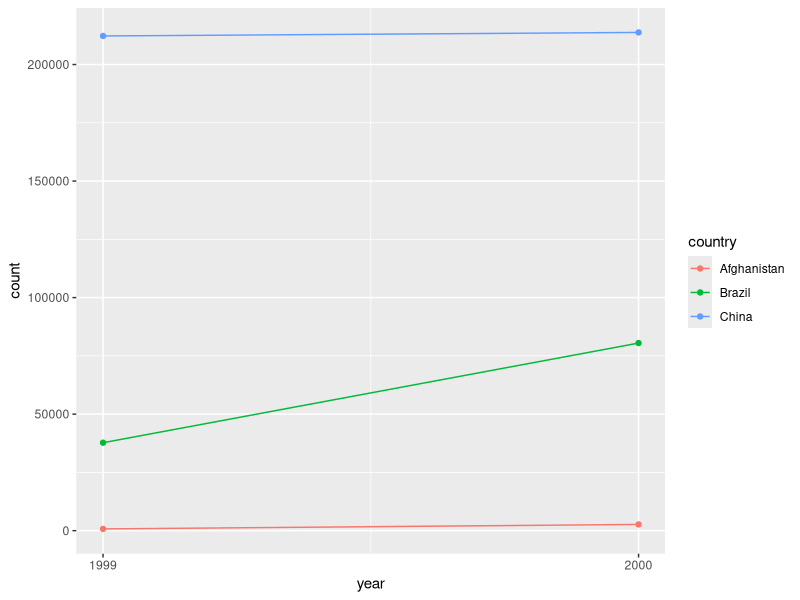

Here is the R script that generated this plot: (Note: this script raises an error after producing the figure.)
## ---- chunk 1
knitr::opts_chunk$set(echo = TRUE)
library('tidyverse')
## ---- chunk 2
table1
#> # A tibble: 6 x 4
#>   country      year  cases population
#>   <chr>       <int>  <int>      <int>
#> 1 Afghanistan  1999    745   19987071
#> 2 Afghanistan  2000   2666   20595360
#> 3 Brazil       1999  37737  172006362
#> 4 Brazil       2000  80488  174504898
#> 5 China        1999 212258 1272915272
#> 6 China        2000 213766 1280428583

table2
#> # A tibble: 12 x 4
#>   country      year type           count
#>   <chr>       <int> <chr>          <int>
#> 1 Afghanistan  1999 cases            745
#> 2 Afghanistan  1999 population  19987071
#> 3 Afghanistan  2000 cases           2666
#> 4 Afghanistan  2000 population  20595360
#> 5 Brazil       1999 cases          37737
#> 6 Brazil       1999 population 172006362
#> # … with 6 more rows

table3
#> # A tibble: 6 x 3
#>   country      year rate             
#> * <chr>       <int> <chr>            
#> 1 Afghanistan  1999 745/19987071     
#> 2 Afghanistan  2000 2666/20595360    
#> 3 Brazil       1999 37737/172006362  
#> 4 Brazil       2000 80488/174504898  
#> 5 China        1999 212258/1272915272
#> 6 China        2000 213766/1280428583

# Spread across two tibbles

table4a  # cases
#> # A tibble: 3 x 3
#>   country     `1999` `2000`
#> * <chr>        <int>  <int>
#> 1 Afghanistan    745   2666
#> 2 Brazil       37737  80488
#> 3 China       212258 213766

table4b  # population
#> # A tibble: 3 x 3
#>   country         `1999`     `2000`
#> * <chr>            <int>      <int>
#> 1 Afghanistan   19987071   20595360
#> 2 Brazil       172006362  174504898
#> 3 China       1272915272 1280428583

## ---- chunk 3
# Rate from table2
table2 %>%
  spread(key = type, value = count) %>%
  group_by(country, year) %>%
  summarise(rate = cases / population * 10000) %>%
  spread(key = year, value = rate)

# Rate from table
tibble(
  country = table4a$country,
  `1999` = table4a[["1999"]] / table4b[["1999"]] * 10000,
  `2000` = table4a[["2000"]] / table4b[["2000"]] * 10000
)
## ---- chunk 4
table2 %>%
  filter(type == "cases") %>%
  ggplot(aes(x = year, y = count, color = country)) + geom_line() + geom_point() + 
  scale_x_continuous(breaks = unique(table2$year))
## ---- chunk 5
stocks <- tibble(
  year   = c(2015, 2015, 2016, 2016),
  half  = c(   1,    2,     1,    2),
  return = c(1.88, 0.59, 0.92, 0.17)
)

stocks %>%
  spread(year, return) %>%
  gather("year", "return", `2015`:`2016`)

# using convert argument
stocks %>%
  spread(year, return, convert = TRUE) %>%
  gather("year", "return", `2015`:`2016`, convert = TRUE)

stocks
## ---- chunk 6
table4a %>% 
  gather(`1999`, `2000`, key = "year", value = "cases")
#success

table4a %>% 
  gather(1999, 2000, key = "year", value = "cases")
#> Error in inds_combine(.vars, ind_list): Position must be between 0 and n
## ---- chunk 7
people <- tribble(
  ~name,             ~key,    ~value,
  #-----------------|--------|------
  "Phillip Woods",   "age",       45,
  "Phillip Woods",   "height",   186,
  "Phillip Woods",   "age",       50,
  "Jessica Cordero", "age",       37,
  "Jessica Cordero", "height",   156
)
## ---- chunk 8
people %>%
  group_by(name, key) %>%
  mutate(n_observation = row_number()) %>%
  ungroup() %>%
  spread(key, value)
## ---- chunk 9
preg <- tribble(
  ~pregnant, ~male, ~female,
  "yes",     NA,    10,
  "no",      20,    12
)

preg %>%
  gather(male:female, key = "gender", value = "cases", na.rm = TRUE)
## ---- chunk 10
# tibble 1
tibble(x = c("a,b,c", "d,e,f,g", "h,i,j")) %>% 
  separate(x, c("one", "two", "three"), extra = "merge")

# tibble 2
tibble(x = c("a,b,c", "d,e", "f,g,i")) %>% 
  separate(x, c("one", "two", "three"), fill = "left")
## ---- chunk 11
tibble(x = c("a,b,c", "d,e,f", "h,i,j")) %>% 
  separate(x, c("one", "two", "three"), remove = FALSE)
# A tibble: 3 x 4
#   x     one   two   three
#   <chr> <chr> <chr> <chr>
# 1 a,b,c a     b     c    
# 2 d,e,f d     e     f    
# 3 h,i,j h     i     j 

tibble(x = c("a,b,c", "d,e,f", "h,i,j")) %>% 
  separate(x, c("one", "two", "three")) %>%
  unite(new, one, two, three, remove = FALSE)
# A tibble: 3 x 4
#   new   one   two   three
#   <chr> <chr> <chr> <chr>
# 1 a_b_c a     b     c    
# 2 d_e_f d     e     f    
# 3 h_i_j h     i     j 
## ---- chunk 12
stocks <- tibble(
  year   = c(2015, 2015, 2015, 2015, 2016, 2016, 2016),
  qtr    = c(   1,    2,    3,    4,    2,    3,    4),
  return = c(1.88, 0.59, 0.35,   NA, 0.92, 0.17, 2.66)
)

stocks %>% 
  spread(year, return, fill = 0)

stocks %>% 
  complete(year, qtr, fill = list(return = 0, qtr = 0))
## ---- chunk 13
stocks %>%
  complete(year, qtr) %>%
  fill(return, .direction = c("up"))
## ---- chunk 14
who1 <- who %>%
  gather(new_sp_m014:newrel_f65, key = "key", value = "cases", na.rm = TRUE)
glimpse(who1)
#> Observations: 76,046
#> Variables: 6
#> $ country <chr> "Afghanistan", "Afghanistan", "Afghanistan", "Afghanista…
#> $ iso2    <chr> "AF", "AF", "AF", "AF", "AF", "AF", "AF", "AF", "AF", "A…
#> $ iso3    <chr> "AFG", "AFG", "AFG", "AFG", "AFG", "AFG", "AFG", "AFG", …
#> $ year    <int> 1997, 1998, 1999, 2000, 2001, 2002, 2003, 2004, 2005, 20…
#> $ key     <chr> "new_sp_m014", "new_sp_m014", "new_sp_m014", "new_sp_m01…
#> $ cases   <int> 0, 30, 8, 52, 129, 90, 127, 139, 151, 193, 186, 187, 200…
who2 <- who1 %>%
  mutate(key = stringr::str_replace(key, "newrel", "new_rel"))
who3 <- who2 %>%
  separate(key, c("new", "type", "sexage"), sep = "_")
who3
#> # A tibble: 76,046 x 8
#>   country     iso2  iso3   year new   type  sexage cases
#>   <chr>       <chr> <chr> <int> <chr> <chr> <chr>  <int>
#> 1 Afghanistan AF    AFG    1997 new   sp    m014       0
#> 2 Afghanistan AF    AFG    1998 new   sp    m014      30
#> 3 Afghanistan AF    AFG    1999 new   sp    m014       8
#> 4 Afghanistan AF    AFG    2000 new   sp    m014      52
#> 5 Afghanistan AF    AFG    2001 new   sp    m014     129
#> 6 Afghanistan AF    AFG    2002 new   sp    m014      90
#> # … with 7.604e+04 more rows
who3 %>%
  count(new)
#> # A tibble: 1 x 2
#>   new       n
#>   <chr> <int>
#> 1 new   76046
who4 <- who3 %>%
  select(-new, -iso2, -iso3)
who5 <- who4 %>%
  separate(sexage, c("sex", "age"), sep = 1)
who5
#> # A tibble: 76,046 x 6
#>   country      year type  sex   age   cases
#>   <chr>       <int> <chr> <chr> <chr> <int>
#> 1 Afghanistan  1997 sp    m     014       0
#> 2 Afghanistan  1998 sp    m     014      30
#> 3 Afghanistan  1999 sp    m     014       8
#> 4 Afghanistan  2000 sp    m     014      52
#> 5 Afghanistan  2001 sp    m     014     129
#> 6 Afghanistan  2002 sp    m     014      90
#> # … with 7.604e+04 more rows
## ---- chunk 15
who %>%
  gather(new_sp_m014:newrel_f65, key = "key", value = "cases", na.rm = TRUE) %>%
  mutate(key = stringr::str_replace(key, "newrel", "new_rel")) %>% tail
## ---- chunk 16
who %>%
  gather(new_sp_m014:newrel_f65, key = "key", value = "cases", na.rm = TRUE) %>%
  mutate(key = stringr::str_replace(key, "newrel", "new_rel")) %>% tail
## ---- chunk 17
# confirm is there any iso2 or iso3 code that represent the same country
who2 %>%
  select(country, iso2, iso3) %>%
  distinct() %>%
  group_by(country) %>%
  count() %>%
  filter(n > 1)
## ---- chunk 18
who5 %>%
  ggplot(aes(x = year, y = cases, color = country)) + geom_line() + facet_wrap(~sex)

